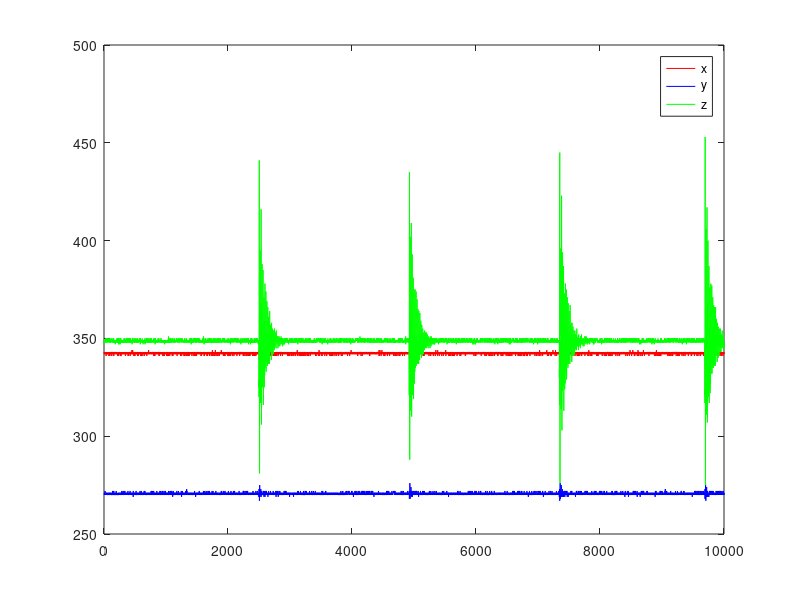

Recreate this plot in MATLAB.
fileID = fopen("75cm90deg_inside.txt");
C = textscan(fileID,'%f %f %f');
fclose(fileID);
X=C{1}
Y=C{2}
Z=C{3}
n=10000;
t_end=3;
t=0:t_end/n:t_end*(1-1/n);
%data_float=data* 0.004882814;
%plot(t,data);
plot(X,'r');
hold on
plot(Y,'b');
plot(Z,'g');
legend('x','y','z');